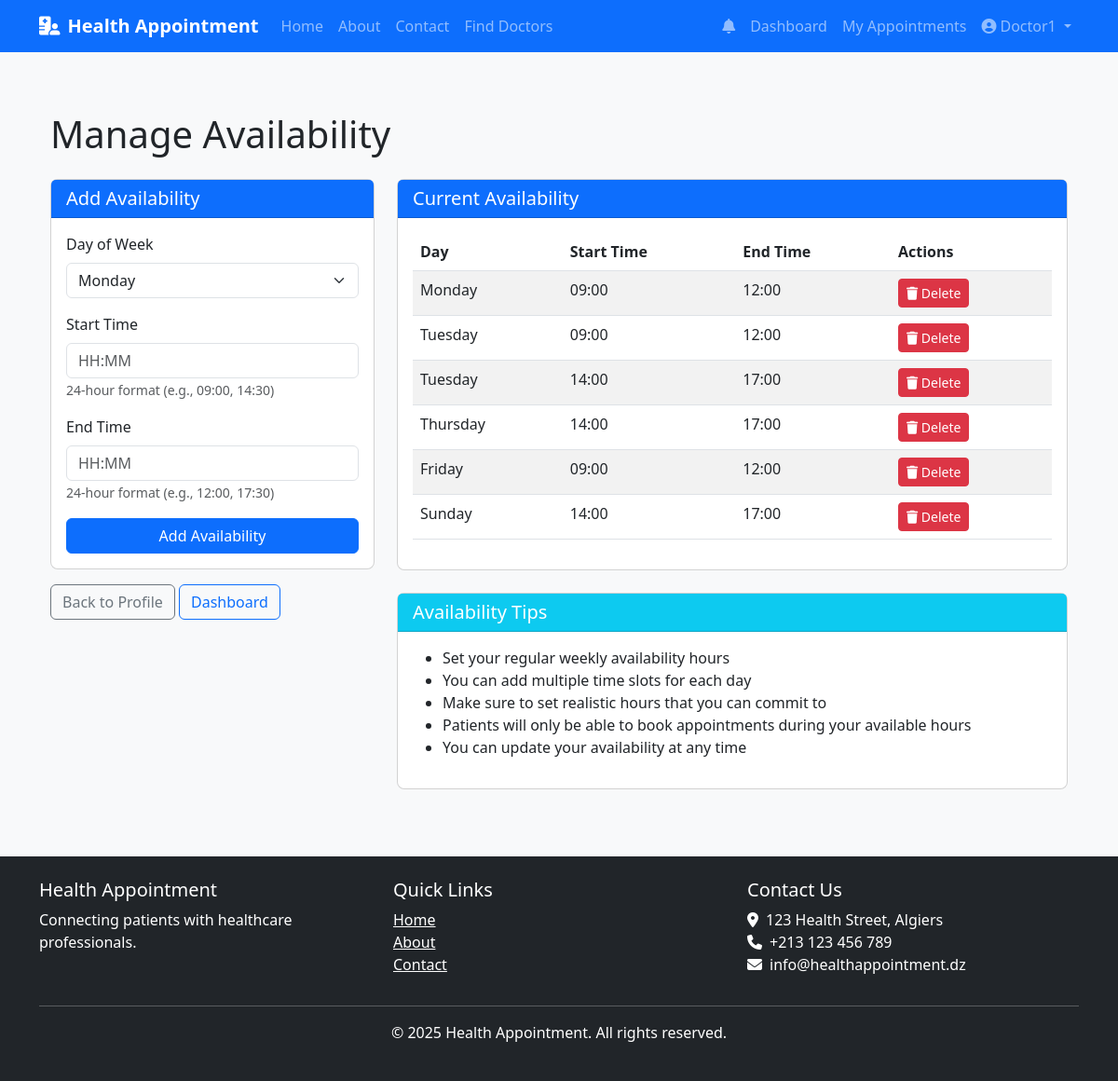
Screenshot of /doctor/availability (signed in) with the database file from the repository.
### models.py (models this page shows, shortened)
class User(db.Model, UserMixin):
    __tablename__ = 'users'
    id = db.Column(db.Integer, primary_key=True)
    email = db.Column(db.String(120), unique=True, nullable=False)
    phone = db.Column(db.String(20), unique=True, nullable=False)
    password_hash = db.Column(db.String(128), nullable=False)
    first_name = db.Column(db.String(50), nullable=False)
    last_name = db.Column(db.String(50), nullable=False)
    user_type = db.Column(db.Enum(UserType), nullable=False)
    is_active = db.Column(db.Boolean, default=False)
    created_at = db.Column(db.DateTime, default=datetime.utcnow)
    updated_at = db.Column(db.DateTime, default=datetime.utcnow, onupdate=datetime.utcnow)
    phone_verified = db.Column(db.Boolean, default=False)
    phone_verification_code = db.Column(db.String(6))
    phone_verification_sent_at = db.Column(db.DateTime)
    email_verified = db.Column(db.Boolean, default=False)
    email_verification_token = db.Column(db.String(100))
    email_verification_sent_at = db.Column(db.DateTime)
    patient = db.relationship('Patient', backref='user', uselist=False, cascade='all, delete-orphan')
    doctor = db.relationship('Doctor', backref='user', uselist=False, cascade='all, delete-orphan')
    notifications = db.relationship('Notification', backref='user', lazy=True, cascade='all, delete-orphan')

class DoctorAvailability(db.Model):
    __tablename__ = 'doctor_availability'
    id = db.Column(db.Integer, primary_key=True)
    doctor_id = db.Column(db.Integer, db.ForeignKey('doctors.id'), nullable=False)
    day_of_week = db.Column(db.Integer, nullable=False)  # 0=Monday, 6=Sunday
    start_time = db.Column(db.Time, nullable=False)
    end_time = db.Column(db.Time, nullable=False)
    is_available = db.Column(db.Boolean, default=True)

### routes.py (the view, shortened to what this page needs)
@doctor.route('/availability', methods=['GET', 'POST'])
@login_required
def manage_availability():
    if current_user.user_type != UserType.DOCTOR:
        flash('Access denied. Doctor privileges required.', 'danger')
        return redirect(url_for('main.index'))
    doctor = Doctor.query.filter_by(user_id=current_user.id).first()
    if not doctor:
        flash('Doctor profile not found.', 'danger')
        return redirect(url_for('main.index'))
    form = DoctorAvailabilityForm()
    availabilities = DoctorAvailability.query.filter_by(doctor_id=doctor.id).all()
    days = ["Monday", "Tuesday", "Wednesday", "Thursday", "Friday", "Saturday", "Sunday"]
    return render_template('doctor/availability.html', form=form, availabilities=availabilities, days=days)

### forms.py
class DoctorAvailabilityForm(FlaskForm):
    day_of_week = SelectField('Day of Week', choices=[
        (0, 'Monday'), (1, 'Tuesday'), (2, 'Wednesday'),
        (3, 'Thursday'), (4, 'Friday'), (5, 'Saturday'), (6, 'Sunday')
    ], coerce=int, validators=[DataRequired()])
    start_time = StringField('Start Time (HH:MM)', validators=[
        DataRequired(),
        Regexp(r'^([0-1]?[0-9]|2[0-3]):[0-5][0-9]$', message='Time must be in HH:MM format')
    ])
    end_time = StringField('End Time (HH:MM)', validators=[
        DataRequired(),
        Regexp(r'^([0-1]?[0-9]|2[0-3]):[0-5][0-9]$', message='Time must be in HH:MM format')
    ])
    submit = SubmitField('Add Availability')

### app.py (called while the page is built)
@login_manager.user_loader
def load_user(user_id):
    return User.query.get(int(user_id))

def create_app():
    app = Flask(__name__)
    app.config.from_object(get_config())
    app.config['SESSION_COOKIE_NAME'] = f'session_{uuid.uuid4().hex[:8]}'
    os.makedirs(app.config['UPLOAD_FOLDER'], exist_ok=True)
    db.init_app(app)
    login_manager.init_app(app)
    login_manager.login_view = 'auth.login'
    login_manager.login_message_category = 'info'
    mail.init_app(app)
    bcrypt.init_app(app)
    app.register_blueprint(main)
    app.register_blueprint(auth, url_prefix='/auth')
    app.register_blueprint(patient, url_prefix='/patient')
    app.register_blueprint(doctor, url_prefix='/doctor')
    app.register_blueprint(admin, url_prefix='/admin')
    app.register_blueprint(admin_panel)
    @app.context_processor
    def inject_now():
        return {'now': datetime.datetime.now()}
    return app

### templates/doctor/availability.html (shortened to what this page needs)
{% extends 'base.html' %}
{% block content %}
<div class="container mt-4">
    <h1 class="mb-4">Manage Availability</h1>
    <div class="row">
        <div class="col-md-4 mb-4">
            <div class="card">
                <div class="card-header bg-primary text-white">
                    <h5 class="card-title mb-0">Add Availability</h5>
                </div>
                <div class="card-body">
                    <form method="POST">
                        <div class="mb-3">
                            <label for="day_of_week" class="form-label">Day of Week</label>
                            {{ form.day_of_week(class="form-select") }}
                        </div>
                        <div class="mb-3">
                            <label for="start_time" class="form-label">Start Time</label>
                            {{ form.start_time(class="form-control", placeholder="HH:MM") }}
                            <small class="text-muted">24-hour format (e.g., 09:00, 14:30)</small>
                        </div>
                        <div class="mb-3">
                            <label for="end_time" class="form-label">End Time</label>
                            {{ form.end_time(class="form-control", placeholder="HH:MM") }}
                            <small class="text-muted">24-hour format (e.g., 12:00, 17:30)</small>
                        </div>
                        <div class="d-grid gap-2">
                            {{ form.submit(class="btn btn-primary") }}
                        </div>
                    </form>
                </div>
            </div>
            <div class="mt-3">
                <a href="{{ url_for('doctor.profile') }}" class="btn btn-outline-secondary">Back to Profile</a>
                <a href="{{ url_for('doctor.dashboard') }}" class="btn btn-outline-primary">Dashboard</a>
            </div>
        </div>
        <div class="col-md-8">
            <div class="card">
                <div class="card-header bg-primary text-white">
                    <h5 class="card-title mb-0">Current Availability</h5>
                </div>
                <div class="card-body">
                    {% if availabilities %}
                        <div class="table-responsive">
                            <table class="table table-striped">
                                <thead>
                                    <tr>
                                        <th>Day</th>
                                        <th>Start Time</th>
                                        <th>End Time</th>
                                        <th>Actions</th>
                                    </tr>
                                </thead>
                                <tbody>
                                    {% for availability in availabilities %}
                                        <tr>
                                            <td>{{ days[availability.day_of_week] }}</td>
                                            <td>{{ availability.start_time.strftime('%H:%M') }}</td>
                                            <td>{{ availability.end_time.strftime('%H:%M') }}</td>
                                            <td>
                                                <form method="POST" action="{{ url_for('doctor.delete_availability', availability_id=availability.id) }}" style="display: inline;">
                                                    <button type="submit" class="btn btn-danger btn-sm" onclick="return confirm('Are you sure you want to delete this time slot?')">
                                                        <i class="fas fa-trash"></i> Delete
                                                    </button>
                                                </form>
                                            </td>
                                        </tr>
                                    {% endfor %}
                                </tbody>
                            </table>
                        </div>
                    {% else %}
                        <div class="alert alert-info">
                            <i class="fas fa-info-circle"></i> You haven't set any availability yet. Add your available times to allow patients to book appointments.
                        </div>
                    {% endif %}
                </div>
            </div>
            <div class="card mt-4">
                <div class="card-header bg-info text-white">
                    <h5 class="card-title mb-0">Availability Tips</h5>
                </div>
                <div class="card-body">
                    <ul>
                        <li>Set your regular weekly availability hours</li>
                        <li>You can add multiple time slots for each day</li>
                        <li>Make sure to set realistic hours that you can commit to</li>
                        <li>Patients will only be able to book appointments during your available hours</li>
                        <li>You can update your availability at any time</li>
                    </ul>
                </div>
            </div>
        </div>
    </div>
</div>
{% endblock %}

### templates/base.html (shortened to what this page needs)
<!DOCTYPE html>
<html lang="en">
<head>
    <link href="https://cdn.jsdelivr.net/npm/bootstrap@5.3.0/dist/css/bootstrap.min.css" rel="stylesheet">
    <link rel="stylesheet" href="https://cdnjs.cloudflare.com/ajax/libs/font-awesome/6.4.0/css/all.min.css">
    <link rel="stylesheet" href="{{ url_for('static', filename='css/style.css') }}">
</head>
<body>
    <nav class="navbar navbar-expand-lg navbar-dark bg-primary">
        <div class="container">
            <a class="navbar-brand" href="{{ url_for('main.index') }}">
                <i class="fas fa-hospital-user me-2"></i>Health Appointment
            </a>
            <div class="collapse navbar-collapse" id="navbarNav">
                <ul class="navbar-nav me-auto">
                    <li class="nav-item">
                        <a class="nav-link" href="{{ url_for('main.index') }}">Home</a>
                    </li>
                    <li class="nav-item">
                        <a class="nav-link" href="{{ url_for('main.about') }}">About</a>
                    </li>
                    <li class="nav-item">
                        <a class="nav-link" href="{{ url_for('main.contact') }}">Contact</a>
                    </li>
                    {% if current_user.is_authenticated %}
                    <li class="nav-item">
                        <a class="nav-link" href="{{ url_for('main.find_doctors') }}">Find Doctors</a>
                    </li>
                    {% endif %}
                </ul>
                <ul class="navbar-nav">
                    {% if current_user.is_authenticated %}
                        <li class="nav-item">
                            <a class="nav-link position-relative" href="{{ url_for('main.notifications') }}">
                                <i class="fas fa-bell"></i>
                            </a>
                        </li>
                        {% if current_user.user_type.value == 'patient' %}
                            <li class="nav-item">
                                <a class="nav-link" href="{{ url_for('patient.dashboard') }}">Dashboard</a>
                            </li>
                            <li class="nav-item">
                                <a class="nav-link" href="{{ url_for('patient.appointments') }}">My Appointments</a>
                            </li>
                        {% elif current_user.user_type.value == 'doctor' %}
                            <li class="nav-item">
                                <a class="nav-link" href="{{ url_for('doctor.dashboard') }}">Dashboard</a>
                            </li>
                            <li class="nav-item">
                                <a class="nav-link" href="{{ url_for('doctor.doctor_appointments') }}">My Appointments</a>
                            </li>
                        {% endif %}
                        <li class="nav-item dropdown">
                            <a class="nav-link dropdown-toggle" href="#" id="userDropdown" role="button" data-bs-toggle="dropdown">
                                <i class="fas fa-user-circle me-1"></i>{{ current_user.first_name }}
                            </a>
                        </li>
                    {% endif %}
                </ul>
            </div>
        </div>
    </nav>
    <main class="container py-4">
        {% block content %}{% endblock %}
    </main>
    <footer class="bg-dark text-white py-4 mt-5">
        <div class="container">
            <div class="row">
                <div class="col-md-4">
                    <h5>Health Appointment</h5>
                    <p>Connecting patients with healthcare professionals.</p>
                </div>
                <div class="col-md-4">
                    <h5>Quick Links</h5>
                    <ul class="list-unstyled">
                        <li><a href="{{ url_for('main.index') }}" class="text-white">Home</a></li>
                        <li><a href="{{ url_for('main.about') }}" class="text-white">About</a></li>
                        <li><a href="{{ url_for('main.contact') }}" class="text-white">Contact</a></li>
                    </ul>
                </div>
                <div class="col-md-4">
                    <h5>Contact Us</h5>
                    <address>
                        <i class="fas fa-map-marker-alt me-2"></i>123 Health Street, Algiers<br>
                        <i class="fas fa-phone me-2"></i>+213 123 456 789<br>
                        <i class="fas fa-envelope me-2"></i>info@healthappointment.dz
                    </address>
                </div>
            </div>
            <hr>
            <div class="text-center">
                <p>&copy; {{ now.year }} Health Appointment. All rights reserved.</p>
            </div>
        </div>
    </footer>
</body>
</html>

### static/css/style.css (style rules this page uses)
body { font-family: 'Segoe UI', Tahoma, Geneva, Verdana, sans-serif; background-color: #f8f9fa; }
.navbar-brand { font-weight: bold; }
.card { border-radius: 0.5rem; transition: transform 0.3s; }
footer { margin-top: 3rem; }
.form-label { font-weight: 500; }
.btn-primary { background-color: #0d6efd; border-color: #0d6efd; }

### rows the page displays
User: first_name "Doctor1"
DoctorAvailability: day_of_week "Monday", start_time "09:00", end_time "12:00"
DoctorAvailability: day_of_week "Tuesday", start_time "09:00", end_time "12:00"
DoctorAvailability: day_of_week "Tuesday", start_time "14:00", end_time "17:00"
DoctorAvailability: day_of_week "Thursday", start_time "14:00", end_time "17:00"
DoctorAvailability: day_of_week "Friday", start_time "09:00", end_time "12:00"
DoctorAvailability: day_of_week "Sunday", start_time "14:00", end_time "17:00"
